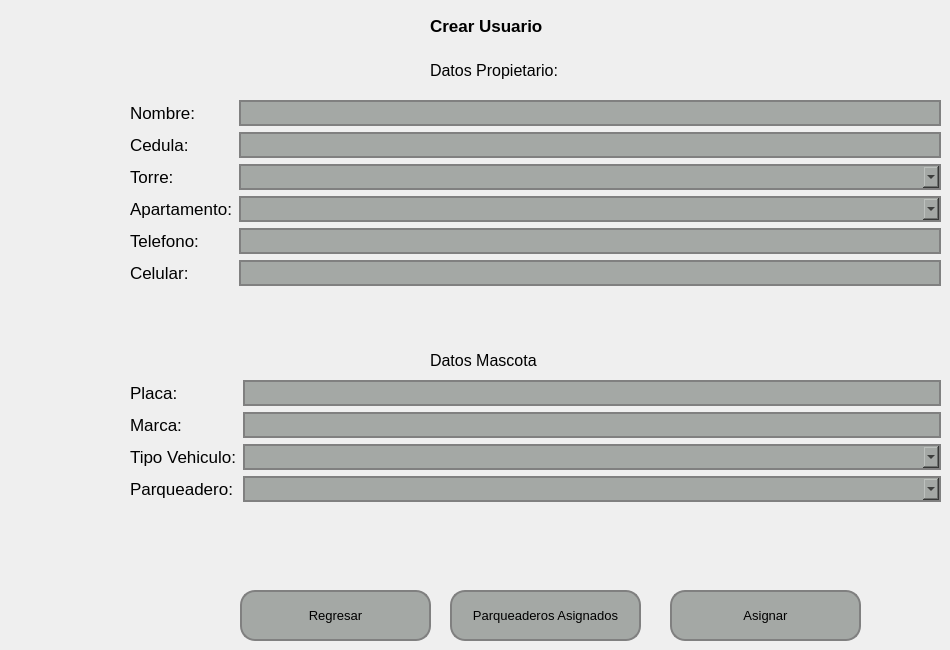
   <widget class="QWidget" name="pageAsignacionParqueaderos">
    <widget class="QLabel" name="label_11">
     <property name="geometry">
      <rect>
       <x>430</x>
       <y>10</y>
       <width>161</width>
       <height>31</height>
      </rect>
     </property>
     <property name="font">
      <font>
       <pointsize>13</pointsize>
       <weight>75</weight>
       <bold>true</bold>
      </font>
     </property>
     <property name="text">
      <string>Crear Usuario</string>
     </property>
    </widget>
    <widget class="QWidget" name="formLayoutWidget">
     <property name="geometry">
      <rect>
       <x>130</x>
       <y>100</y>
       <width>811</width>
       <height>235</height>
      </rect>
     </property>
     <layout class="QFormLayout" name="formLayout">
      <item row="0" column="0">
       <widget class="QLabel" name="label_12">
        <property name="font">
         <font>
          <pointsize>13</pointsize>
         </font>
        </property>
        <property name="text">
         <string>Nombre: </string>
        </property>
       </widget>
      </item>
      <item row="0" column="1">
       <widget class="QLineEdit" name="lineEditNombre">
        <property name="font">
         <font>
          <pointsize>13</pointsize>
         </font>
        </property>
        <property name="styleSheet">
         <string notr="true">    background-color: #a4a8a5; /* Color del botón */
    border-radius: 15px;       /* Borde redondeado, ajusta el valor para más curvatura */
    border: 2px solid #808080; /* Opcional: agrega un borde de color gris */</string>
        </property>
       </widget>
      </item>
      <item row="1" column="0">
       <widget class="QLabel" name="label_25">
        <property name="font">
         <font>
          <pointsize>13</pointsize>
         </font>
        </property>
        <property name="text">
         <string>Cedula: </string>
        </property>
       </widget>
      </item>
      <item row="1" column="1">
       <widget class="QLineEdit" name="lineEditCedula">
        <property name="font">
         <font>
          <pointsize>13</pointsize>
         </font>
        </property>
        <property name="styleSheet">
         <string notr="true">    background-color: #a4a8a5; /* Color del botón */
    border-radius: 15px;       /* Borde redondeado, ajusta el valor para más curvatura */
    border: 2px solid #808080; /* Opcional: agrega un borde de color gris */</string>
        </property>
       </widget>
      </item>
      <item row="2" column="0">
       <widget class="QLabel" name="label_26">
        <property name="font">
         <font>
          <pointsize>13</pointsize>
         </font>
        </property>
        <property name="text">
         <string>Torre:</string>
        </property>
       </widget>
      </item>
      <item row="2" column="1">
       <widget class="QComboBox" name="comboBoxTorre">
        <property name="font">
         <font>
          <pointsize>13</pointsize>
         </font>
        </property>
        <property name="styleSheet">
         <string notr="true">    background-color: #a4a8a5; /* Color del botón */
    border-radius: 15px;       /* Borde redondeado, ajusta el valor para más curvatura */
    border: 2px solid #808080; /* Opcional: agrega un borde de color gris */</string>
        </property>
       </widget>
      </item>
      <item row="3" column="0">
       <widget class="QLabel" name="label_27">
        <property name="font">
         <font>
          <pointsize>13</pointsize>
         </font>
        </property>
        <property name="text">
         <string>Apartamento:</string>
        </property>
       </widget>
      </item>
      <item row="3" column="1">
       <widget class="QComboBox" name="comboBoxApartamento">
        <property name="font">
         <font>
          <pointsize>13</pointsize>
         </font>
        </property>
        <property name="styleSheet">
         <string notr="true">    background-color: #a4a8a5; /* Color del botón */
    border-radius: 15px;       /* Borde redondeado, ajusta el valor para más curvatura */
    border: 2px solid #808080; /* Opcional: agrega un borde de color gris */</string>
        </property>
       </widget>
      </item>
      <item row="4" column="0">
       <widget class="QLabel" name="label_28">
        <property name="font">
         <font>
          <pointsize>13</pointsize>
         </font>
        </property>
        <property name="text">
         <string>Telefono:</string>
        </property>
       </widget>
      </item>
      <item row="4" column="1">
       <widget class="QLineEdit" name="lineEditTelefono">
        <property name="font">
         <font>
          <pointsize>13</pointsize>
         </font>
        </property>
        <property name="styleSheet">
         <string notr="true">    background-color: #a4a8a5; /* Color del botón */
    border-radius: 15px;       /* Borde redondeado, ajusta el valor para más curvatura */
    border: 2px solid #808080; /* Opcional: agrega un borde de color gris */</string>
        </property>
       </widget>
      </item>
      <item row="5" column="0">
       <widget class="QLabel" name="label_29">
        <property name="font">
         <font>
          <pointsize>13</pointsize>
         </font>
        </property>
        <property name="text">
         <string>Celular:</string>
        </property>
       </widget>
      </item>
      <item row="5" column="1">
       <widget class="QLineEdit" name="lineEditCelular">
        <property name="font">
         <font>
          <pointsize>13</pointsize>
         </font>
        </property>
        <property name="styleSheet">
         <string notr="true">    background-color: #a4a8a5; /* Color del botón */
    border-radius: 15px;       /* Borde redondeado, ajusta el valor para más curvatura */
    border: 2px solid #808080; /* Opcional: agrega un borde de color gris */</string>
        </property>
       </widget>
      </item>
     </layout>
    </widget>
    <widget class="QLabel" name="label_30">
     <property name="geometry">
      <rect>
       <x>430</x>
       <y>60</y>
       <width>161</width>
       <height>21</height>
      </rect>
     </property>
     <property name="font">
      <font>
       <pointsize>12</pointsize>
      </font>
     </property>
     <property name="text">
      <string>Datos Propietario:</string>
     </property>
    </widget>
    <widget class="QLabel" name="label_31">
     <property name="geometry">
      <rect>
       <x>430</x>
       <y>350</y>
       <width>161</width>
       <height>20</height>
      </rect>
     </property>
     <property name="font">
      <font>
       <pointsize>12</pointsize>
      </font>
     </property>
     <property name="text">
      <string>Datos Mascota</string>
     </property>
    </widget>
    <widget class="QWidget" name="formLayoutWidget_2">
     <property name="geometry">
      <rect>
       <x>130</x>
       <y>380</y>
       <width>811</width>
       <height>171</height>
      </rect>
     </property>
     <layout class="QFormLayout" name="formLayout_2">
      <item row="0" column="0">
       <widget class="QLabel" name="label_32">
        <property name="font">
         <font>
          <pointsize>13</pointsize>
         </font>
        </property>
        <property name="text">
         <string>Placa:</string>
        </property>
       </widget>
      </item>
      <item row="0" column="1">
       <widget class="QLineEdit" name="lineEditPlaca">
        <property name="font">
         <font>
          <pointsize>13</pointsize>
         </font>
        </property>
        <property name="styleSheet">
         <string notr="true">    background-color: #a4a8a5; /* Color del botón */
    border-radius: 15px;       /* Borde redondeado, ajusta el valor para más curvatura */
    border: 2px solid #808080; /* Opcional: agrega un borde de color gris */</string>
        </property>
       </widget>
      </item>
      <item row="1" column="0">
       <widget class="QLabel" name="label_33">
        <property name="font">
         <font>
          <pointsize>13</pointsize>
         </font>
        </property>
        <property name="text">
         <string>Marca:</string>
        </property>
       </widget>
      </item>
      <item row="1" column="1">
       <widget class="QLineEdit" name="lineEditMarca">
        <property name="font">
         <font>
          <pointsize>13</pointsize>
         </font>
        </property>
        <property name="styleSheet">
         <string notr="true">    background-color: #a4a8a5; /* Color del botón */
    border-radius: 15px;       /* Borde redondeado, ajusta el valor para más curvatura */
    border: 2px solid #808080; /* Opcional: agrega un borde de color gris */</string>
        </property>
       </widget>
      </item>
      <item row="2" column="0">
       <widget class="QLabel" name="label_34">
        <property name="font">
         <font>
          <pointsize>13</pointsize>
         </font>
        </property>
        <property name="text">
         <string>Tipo Vehiculo:</string>
        </property>
       </widget>
      </item>
      <item row="2" column="1">
       <widget class="QComboBox" name="comboBoxTipoVehiculo">
        <property name="font">
         <font>
          <pointsize>13</pointsize>
         </font>
        </property>
        <property name="styleSheet">
         <string notr="true">    background-color: #a4a8a5; /* Color del botón */
    border-radius: 15px;       /* Borde redondeado, ajusta el valor para más curvatura */
    border: 2px solid #808080; /* Opcional: agrega un borde de color gris */</string>
        </property>
       </widget>
      </item>
      <item row="3" column="0">
       <widget class="QLabel" name="label_35">
        <property name="font">
         <font>
          <pointsize>13</pointsize>
         </font>
        </property>
        <property name="text">
         <string>Parqueadero:</string>
        </property>
       </widget>
      </item>
      <item row="3" column="1">
       <widget class="QComboBox" name="comboBoxParqueadero">
        <property name="font">
         <font>
          <pointsize>13</pointsize>
         </font>
        </property>
        <property name="styleSheet">
         <string notr="true">    background-color: #a4a8a5; /* Color del botón */
    border-radius: 15px;       /* Borde redondeado, ajusta el valor para más curvatura */
    border: 2px solid #808080; /* Opcional: agrega un borde de color gris */</string>
        </property>
       </widget>
      </item>
     </layout>
    </widget>
    <widget class="QPushButton" name="pushButtonRegresarParqueadero">
     <property name="geometry">
      <rect>
       <x>240</x>
       <y>590</y>
       <width>191</width>
       <height>51</height>
      </rect>
     </property>
     <property name="font">
      <font>
       <pointsize>10</pointsize>
      </font>
     </property>
     <property name="styleSheet">
      <string notr="true">QPushButton {
    background-color: #a4a8a5; /* Color del botón */
    border-radius: 15px;       /* Borde redondeado, ajusta el valor para más curvatura */
    border: 2px solid #808080; /* Opcional: agrega un borde de color gris */
}

QPushButton:hover {
    background-color: #b0b5b0; /* Color al pasar el mouse */
}

QPushButton:pressed {
    background-color: #8f938f; /* Color al hacer clic */
}
</string>
     </property>
     <property name="text">
      <string>Regresar</string>
     </property>
    </widget>
    <widget class="QPushButton" name="pushButtonParqueaderosAsignados">
     <property name="geometry">
      <rect>
       <x>450</x>
       <y>590</y>
       <width>191</width>
       <height>51</height>
      </rect>
     </property>
     <property name="font">
      <font>
       <pointsize>10</pointsize>
      </font>
     </property>
     <property name="styleSheet">
      <string notr="true">QPushButton {
    background-color: #a4a8a5; /* Color del botón */
    border-radius: 15px;       /* Borde redondeado, ajusta el valor para más curvatura */
    border: 2px solid #808080; /* Opcional: agrega un borde de color gris */
}

QPushButton:hover {
    background-color: #b0b5b0; /* Color al pasar el mouse */
}

QPushButton:pressed {
    background-color: #8f938f; /* Color al hacer clic */
}
</string>
     </property>
     <property name="text">
      <string>Parqueaderos Asignados</string>
     </property>
    </widget>
    <widget class="QPushButton" name="pushButtonAsignarParqueadero">
     <property name="geometry">
      <rect>
       <x>670</x>
       <y>590</y>
       <width>191</width>
       <height>51</height>
      </rect>
     </property>
     <property name="font">
      <font>
       <pointsize>10</pointsize>
      </font>
     </property>
     <property name="styleSheet">
      <string notr="true">QPushButton {
    background-color: #a4a8a5; /* Color del botón */
    border-radius: 15px;       /* Borde redondeado, ajusta el valor para más curvatura */
    border: 2px solid #808080; /* Opcional: agrega un borde de color gris */
}

QPushButton:hover {
    background-color: #b0b5b0; /* Color al pasar el mouse */
}

QPushButton:pressed {
    background-color: #8f938f; /* Color al hacer clic */
}
</string>
     </property>
     <property name="text">
      <string>Asignar</string>
     </property>
    </widget>
   </widget>
